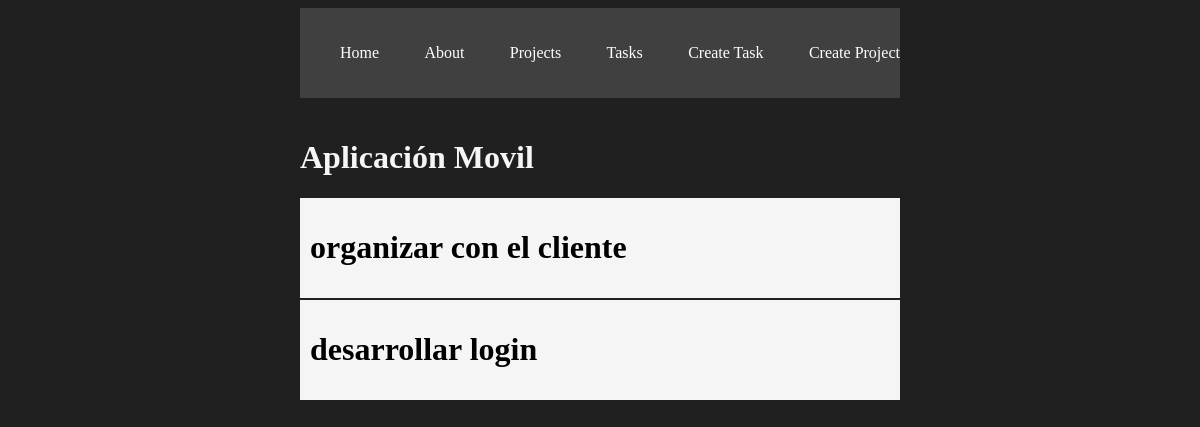
Before: /projects/1 with the older database file.
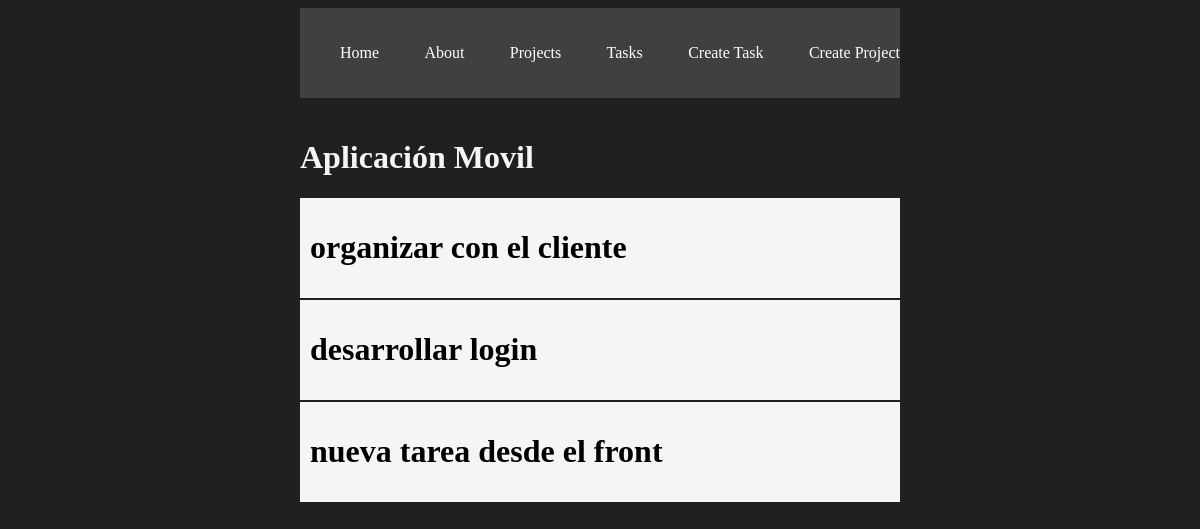
After: the same page with the newer database file.
### myapp/models.py (models this page shows, shortened)
class Task (models.Model):
	title = models.CharField(max_length=200)
	description = models.TextField()
	project = models.ForeignKey(Project, on_delete=models.CASCADE)
	done = models.BooleanField(default=False)

### myapp/views.py (the view)
# urls.py: path("projects/<int:id>", views.project_detail, name="project_detail"),
def project_detail(request, id):
	project = get_object_or_404(Project, id=id)
	tasks = Task.objects.filter(project_id=id)
	return render(request, 'projects/detail.html', {
		'project': project,
		'tasks': tasks
	})

### myapp/templates/projects/detail.html
{% extends 'layouts/base.html' %}
{% block content %}
<h1>{{project.name}}</h1>
{% for task in tasks %}
	<div class="card">
		<h1>{{task.title}}</h1>
	</div>
{% endfor %}
{% endblock %}

Changed rows visible on the page:
added Task: title "nueva tarea desde el front"
